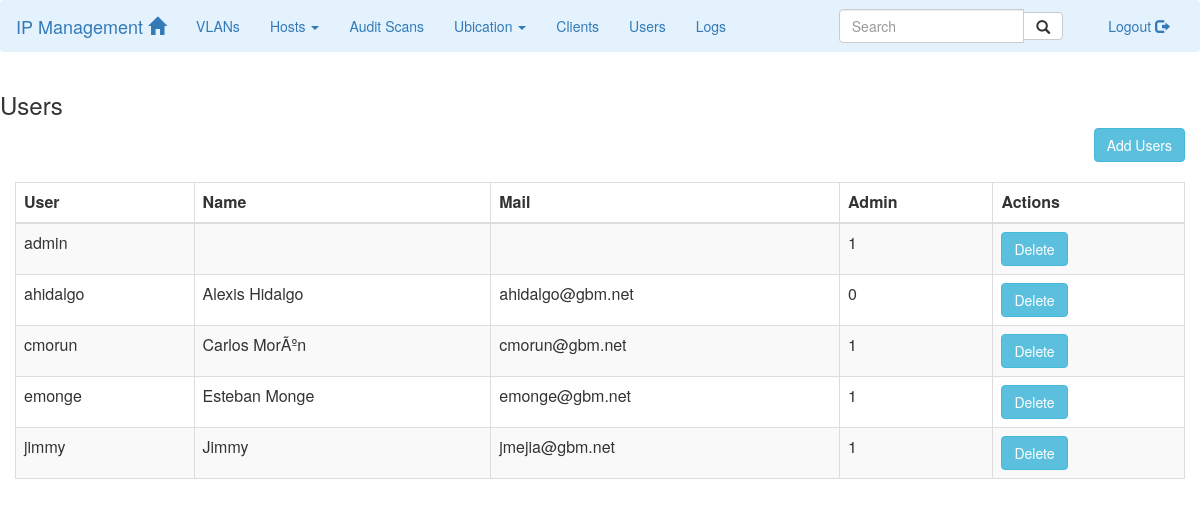
/users.php (signed in), run on the app's committed database.
### tables this page shows
CREATE TABLE `users` (
  `id_user` int(11) NOT NULL AUTO_INCREMENT,
  `username` char(40) DEFAULT NULL,
  `password` char(40) DEFAULT NULL,
  `name` char(100) DEFAULT NULL,
  `email` varchar(80) DEFAULT NULL,
  `is_admin` tinyint(1) DEFAULT NULL,
  `is_active` tinyint(1) DEFAULT NULL,
  PRIMARY KEY (`id_user`)
);

### users.php (the view, shortened to what this page needs)
<?php
        require 'header.php';
?>
<body>
    <?php
        echo drawHeader();
    ?>
    <div class="container-fluid">
            <div class="row">
                <h3>Users</h3>
            </div>
            <div class="pull-right" style="padding-bottom:20px">
        <?php
        if (isset($_COOKIE['isadmin'])) {
            echo '<a href="add_user.php" class="btn btn-info" role="button">Add Users</a>';
        }
        ?>
            </div>
            <div>
                <table class="table table-striped table-bordered" data-sortable>
                  <thead>
                    <tr>
                      <th>User</th>
                      <th>Name</th>
                      <th>Mail</th>
                      <th>Admin</th>
                      <th>Actions</th>
                    </tr>
                  </thead>
                  <tbody>
                    <?php
                    $pdo = Database::connect();
                    $sql = 'SELECT username,name,email,is_admin FROM users ORDER BY username ASC';
                    foreach ($pdo->query($sql) as $row) {
                        echo '<tr>';
                        echo '<td>'.$row['username'].'</td>';
                        echo '<td>'.$row['name'].'</td>';
                        echo '<td>'.$row['email'].'</td>';
                        echo '<td>'.$row['is_admin'].'</td>';
                        if (isset($_COOKIE['isadmin'])) {
                            echo '<td><a href="#" data-href="delete_user.php?username='.$row['username'].'" data-toggle="modal" data-target="#confirm-delete"><button type="button" class="btn btn-info">Delete</button></a></td>';
                            echo '</tr>';
                        } else {
                            echo '<td>None</td>';
                            echo '</tr>';
                        }
                    }
                    ?>
                  </tbody>
            </table>
        </div>
    </div>
  </body>
</html>

### header.php (shortened to what this page needs)
<?php
function drawHeader()
{
    $pdo = Database::connect();
    $sql = 'SELECT * FROM vlans ORDER BY vlan ASC';
    $output = '
<!DOCTYPE html>
<html lang="en">
<head>
    <meta charset="utf-8" name="viewport" content="width=device-width, initial-scale=1">
    <title>Angello IP Management</title>
    <link   href="css/bootstrap.min.css" rel="stylesheet">
    <script src="https://ajax.googleapis.com/ajax/libs/jquery/1.12.2/jquery.min.js"></script>
    <script src="js/bootstrap.min.js"></script>
    <script src="js/sortable.min.js"></script>
    <script type="text/javascript" src="js/jquery.tabletoCSV.js" > </script>
    <script>
        $(function(){
            $("#export").click(function(){
                $("#hosts_table").tableToCSV();
            });
        });
    </script>
</head>
<nav class="navbar navbar-light" style="background-color: #e3f2fd;">
	    <div class="container-fluid">
	        <div class="navbar-header">
		      <button type="button" class="navbar-toggle" data-toggle="collapse" data-target="#mainmenu">
		        <span class="icon-bar" style="background-color:	#00008B;"></span>
		        <span class="icon-bar" style="background-color: #00008B;"></span>
		        <span class="icon-bar" style="background-color: #00008B;"></span>
		      </button>
	            <a class="navbar-brand" href="index.php">IP Management <span class="glyphicon glyphicon-home"></span></a>
	        </div>
    		<div class="collapse navbar-collapse" id="mainmenu">
                	<ul class="nav navbar-nav">
				<li class="nav-item">
					<a href="vlans.php">VLANs</a>
				</li>
                                <li class="dropdown"><a class="dropdown-toggle" data-toggle="dropdown" href="#">Hosts <span class="caret"></span></a>
					<ul class="dropdown-menu">';
    foreach ($pdo->query($sql) as $row) {
        $output .= '<li><a href="hosts.php?vlan='.$row['vlan'].'">'.$row['vlan'].'</a></li>';
    }
    $output .= '</ul>
				</li>
				<li class="nav-item">
					<a href="scans.php">Audit Scans</a>
				</li>
                                <li class="dropdown"><a class="dropdown-toggle" data-toggle="dropdown" role="button" aria-haspopup="true" aria-expanded="false" href="#">Ubication <span class="caret"></span></a>
					<ul class="dropdown-menu">
            					<li><a href="countries.php">Countries</a></li>
            					<li><a href="sites.php">Sites</a></li>
					</ul>
				</li>
				<li>
					<a href="clients.php">Clients</a>
				</li>
				<li>
					<a href="users.php">Users</a>
				</li>
				<li>
					<a href="logs.php">Logs</a>
				</li>
			</ul>
			<ul class="nav navbar-nav navbar-right">
				<li>
					<a href="logout.php">Logout <span class="glyphicon glyphicon-log-out"></a>
				</li>
                        </ul>
		        <div class="col-sm-3 col-md-3 pull-right">
            			<form class="navbar-form" role="search" method="GET" action="search.php">
		                	<div class="input-group">
	                		    <input type="text" class="form-control" placeholder="Search" name="search">
			                    <div class="input-group-btn">
                			        <button class="btn btn-default" type="submit"><i class="glyphicon glyphicon-search"></i></button>
        	        	    	    </div>
                			</div>
            			</form>
        		</div>
		</div>
	    </div>
	</nav>';
    return $output;
}

### data on the page
users: username "admin", is_admin "1"
users: username "ahidalgo", name "Alexis Hidalgo", email "ahidalgo@gbm.net", is_admin "0"
users: username "cmorun", name "Carlos MorÃºn", email "cmorun@gbm.net", is_admin "1"
users: username "emonge", name "Esteban Monge", email "emonge@gbm.net", is_admin "1"
users: username "jimmy", name "Jimmy", email "jmejia@gbm.net", is_admin "1"
